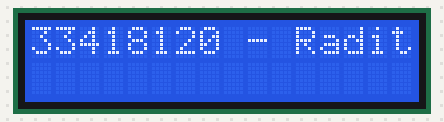
A sketch run on a simulated Arduino Uno, built with avr-gcc and run on an emulated ATmega328P. On the bench: 16×2 character LCD.

Above: at 0.2 s.
At 2.15 s:
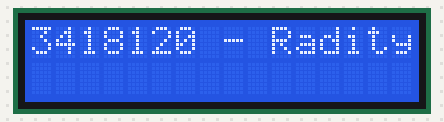
At 2.95 s:
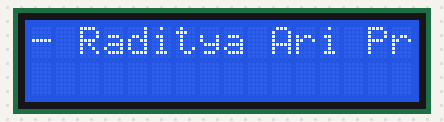
At 4.37 s:
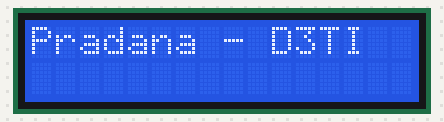
At 5.8 s:
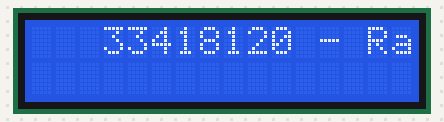
At 7.43 s:
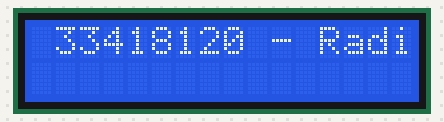

The sketch:

RunningText.ino
```cpp
#include <LiquidCrystal_I2C.h>

// set the LCD address to 0x27 for a 16 chars and 2 line display
LiquidCrystal_I2C lcd(0x27,16,2);

//other variabel
String nama = "33418120 - Raditya Ari Pradana - D3TI";

void setup()
{
  // initialize the lcd
  lcd.init();
  lcd.backlight();
}

void loop()
{
  int str = nama.length();
  lcd.clear();
  lcd.setCursor(0,0);
  lcd.print(nama);
  delay(2000);
  for(int counter=0; counter < str; counter++){
    lcd.scrollDisplayLeft();
    delay(100);
  }
  lcd.clear();
  lcd.setCursor(17,0);
  lcd.print(nama);
  for(int counter=0; counter < 17; counter++){
    lcd.scrollDisplayLeft();
    if(counter != 16){
      delay(100);
    }else{
      delay(2000);
    }
  }
}
```

Measured:
- by itself, everything shown: repeats every 9.4 s, in 54 steps
